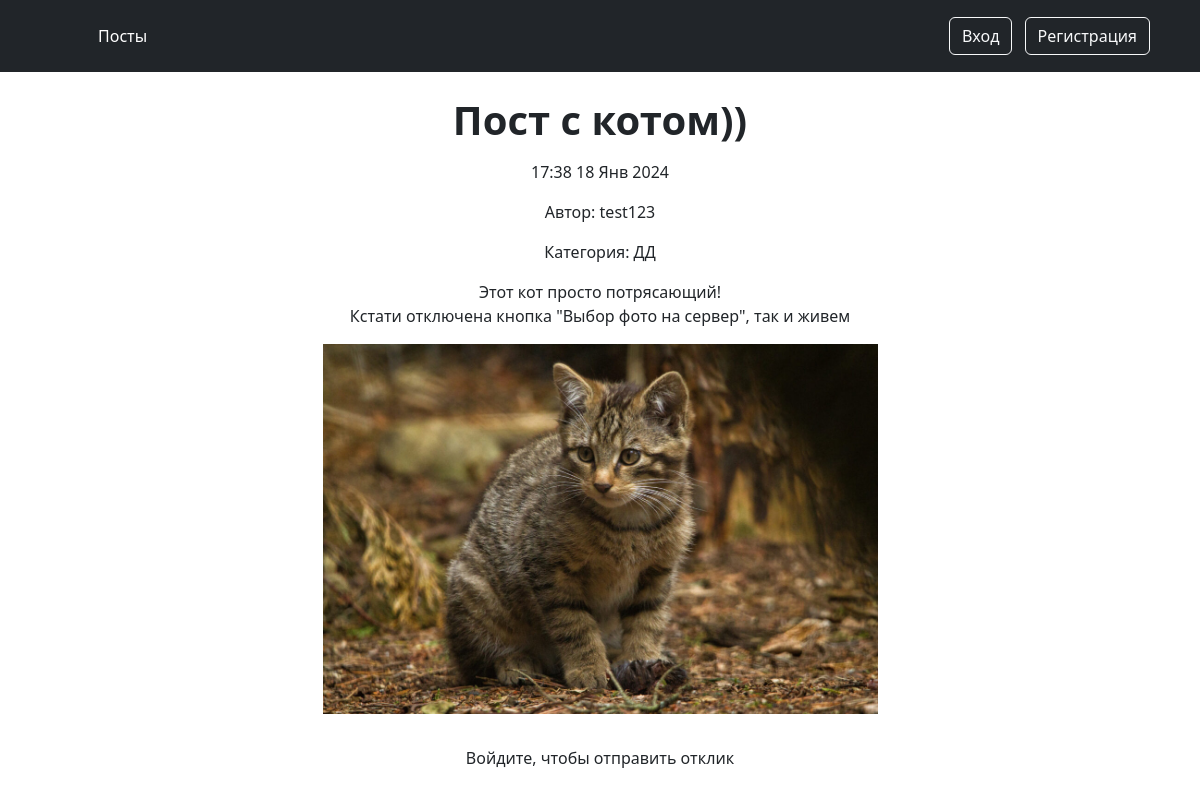
/post/6, run on the app's committed database.
### posts/models.py (models this page shows, shortened)
class Post(models.Model):
    author = models.ForeignKey(User, on_delete=models.CASCADE)
    title = models.CharField(max_length=255)
    content = RichTextUploadingField(blank=True, null=True)
    category = models.ForeignKey(Category, on_delete=models.CASCADE)
    time_create = models.DateTimeField(auto_now_add=True)

class Category(models.Model):
    name = models.CharField(max_length=255)
    def __str__(self):
        return (self.name)

### posts/views.py (the view, shortened to what this page needs)
# urls.py: path('post/<int:id>', postview, name='post'),
def postview(request, id):
    post = Post.objects.get(id=id)
    content = {}
    content['post'] = post
    content['title'] = 'test'
    if request.user.is_anonymous==False:
        content['usertimezone'] = UserProfile.objects.get(user=request.user).timezone
        content['response'] = Response.objects.filter(post=post, sender=request.user).first()
    content['form'] = ResponseForm()
    return render(request, 'post.html', content)

### posts/templates/post.html (shortened to what this page needs)
{% extends 'base.html' %}
{% load tz %}
{% load static %}
{% block content %}
    <div class="p-3">
        <h1 class="p-2"><b>{{ post.title }}</b></h1>
        {% if usertimezone %}
            <p>{{ post.time_create|timezone:usertimezone|date:"G:i d M Y" }}</p>
        {% else %}
            <p>{{ post.time_create|date:"G:i d M Y" }}</p>
        {% endif %}
        <p>Автор: {{ post.author }}</p>
        <p>Категория: {{ post.category }}</p>
        {{ post.content|safe }}
    </div>
    {% if not response and request.user.is_authenticated and post.author != request.user%}
        <p>Отправить отклик</p>
        <form action="" method="post">
            {% csrf_token %}
            {{ form.as_p }}
            <input type="submit" value="Отправить" />
        </form>
    {% elif not request.user.is_authenticated %}
        <p>Войдите, чтобы отправить отклик</p>
    {% elif response %}
        <p>Вы уже отправили отклик со следующим содержанием:</p>
        <p>{{ response.text }}</p>
    {% endif %}
{% endblock %}

### data on the page
Post: title "Пост с котом))", time_create "17:38 18 Янв 2024", author "test123", category "ДД", content "Этот кот просто потрясающий! Кстати отключена кнопка \"Выбор фото на сервер\", так и живем", content (picture)
